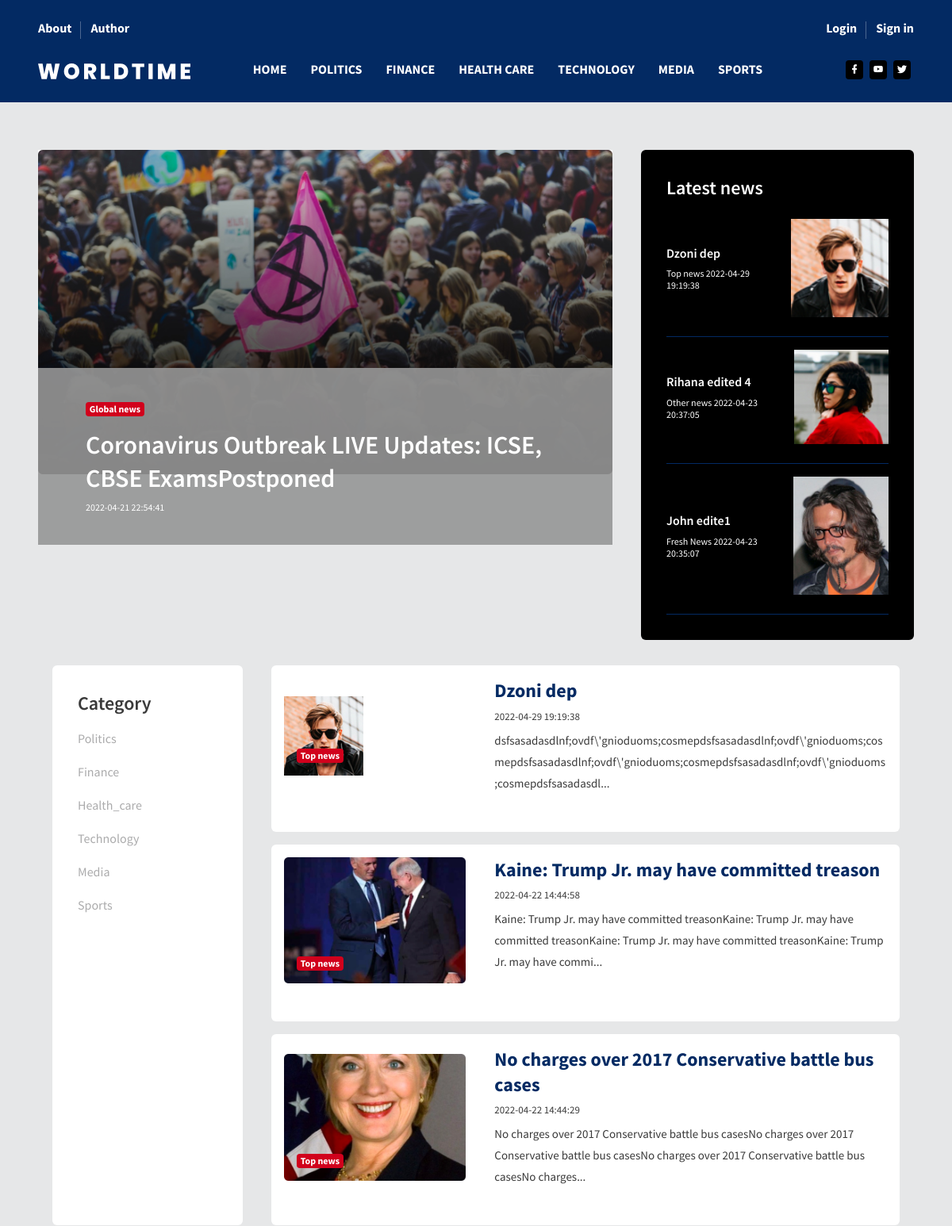
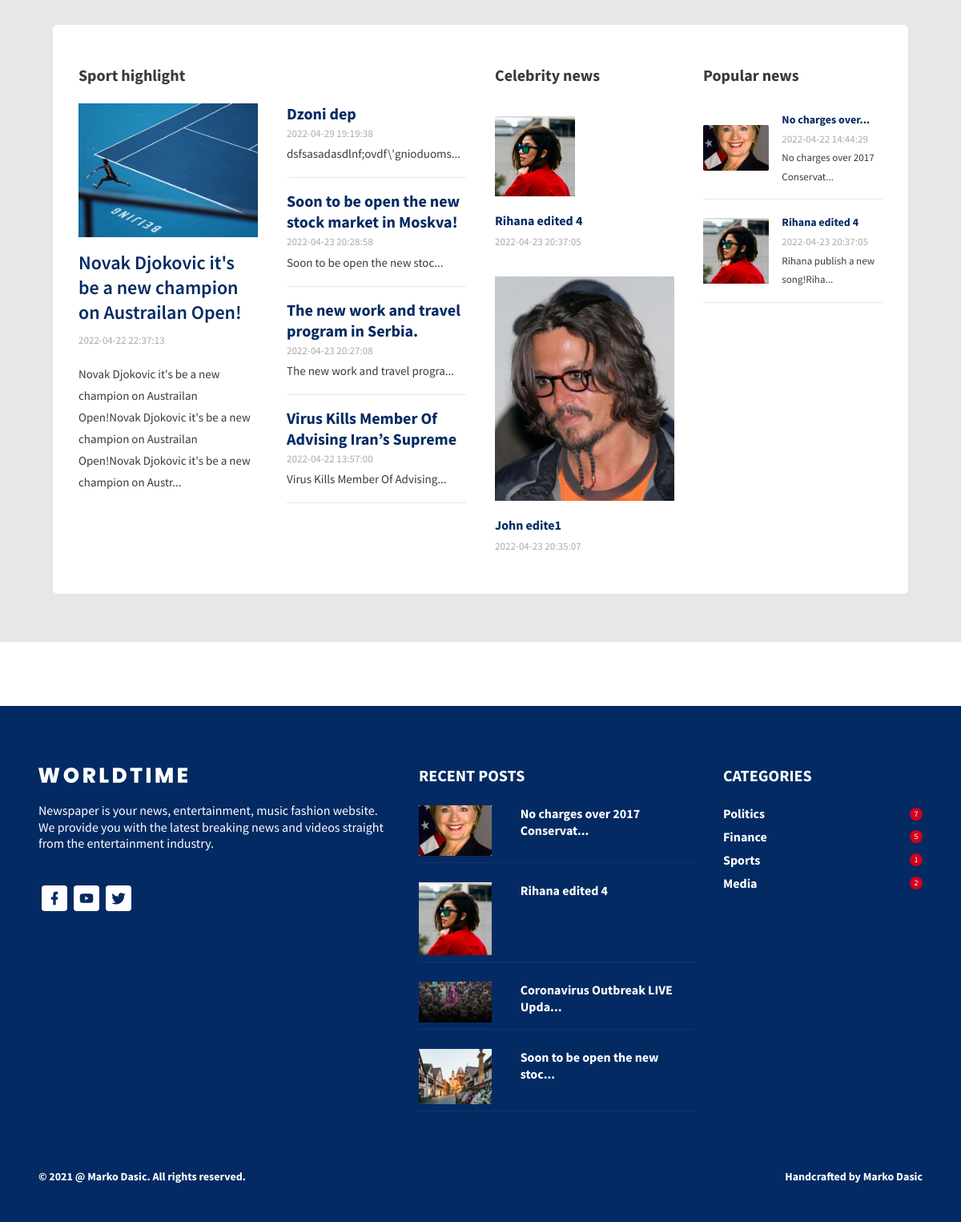
The page / on the database its author committed (2 pictures, top to bottom).
### tables this page shows
CREATE TABLE `category` (
  `id_category` int(255) NOT NULL,
  `name` varchar(255) NOT NULL
);

CREATE TABLE `vest` (
  `id_vest` int(255) NOT NULL,
  `title` varchar(200) NOT NULL,
  `date` timestamp NOT NULL DEFAULT CURRENT_TIMESTAMP,
  `description` varchar(5000) NOT NULL,
  `ban` int(2) NOT NULL DEFAULT '0',
  `active` tinyint(1) NOT NULL DEFAULT '0',
  `id_author` int(255) NOT NULL,
  `id_image` int(255) NOT NULL,
  `id_category` int(255) NOT NULL,
  `id_vest_type` int(255) NOT NULL
);

CREATE TABLE `image` (
  `id_image` int(11) NOT NULL,
  `type` varchar(255) NOT NULL,
  `path` varchar(255) NOT NULL,
  `size` int(255) NOT NULL,
  `alt` varchar(255) NOT NULL
);

CREATE TABLE `vest_type` (
  `id_vest_type` int(255) NOT NULL,
  `name` varchar(255) NOT NULL
);

CREATE TABLE `user_like` (
  `id_user_like` int(255) NOT NULL,
  `id_user` int(255) NOT NULL,
  `id_vest` int(255) NOT NULL,
  `is_liked` tinyint(1) NOT NULL DEFAULT '1'
);

### view/pages/home/diverse.php (the view, shortened to what the rows shown need)
<?php
$one_sport_news = GetNewNewsForCategory("Sport",1);
$finance_news = GetNewNewsForCategory("Finance",4);
$selebrity_news = GetNewNewsForCategory("Media",2);
$popular_news = GetMostLikesNews(2);
?>
<div class="row container mx-auto" data-aos="fade-up">
              <div class="col-sm-12">
                <div class="card">
                  <div class="card-body">
                    <div class="row">
                      <div class="col-xl-6 mt-3">
                        <div class="card-title">
                          Sport highlight
                        </div>
                        <div class="row">
                          <div class="col-xl-6 col-lg-8 col-sm-6">
                            <div class="rotate-img">
                              <a href="#"><img
                                src="<?=$one_sport_news->path?>"
                                alt="<?=$one_sport_news->alt?>"
                                class="img-fluid"
                              /></a>
                            </div>
                            <h2 class="mt-3 text-primary mb-2">
                              <a class="link-blue" href="#"><?=$one_sport_news->title?></a>
                            </h2>
                            <p class="fs-13 mb-1 text-muted">
                              <span class="mr-2"><?=$one_sport_news->date?></span>
                            </p>
                            <p class="my-3 fs-15">
                            <?php if (strlen($one_sport_news->description) > 160) {
                                echo substr($one_sport_news->description, 0, 160) . '...';
                            } else {
                                echo $one_sport_news->description;
                            }?>
                            </p>
                          </div>
                          <div class="col-xl-6 col-lg-4 col-sm-6">
                            <?php foreach($finance_news as $el):?>
                            <div class="border-bottom pb-3 mb-3">
                              <h3 class="font-weight-600 mb-0">
                               <a href="#" class="link-blue"> <?= $el->title?></a>
                              </h3>
                              <p class="fs-13 text-muted mb-0">
                                <span class="mr-2"><?=$el->date?></span>
                              </p>
                              <p class="mb-0">
                              <?php if (strlen($el->description) > 30) {
                                    echo substr($el->description, 0, 30) . '...';
                                    } else {
                                    echo $el->description;
                                    }
                                ?>
                              </p>
                            </div>
                            <?php endforeach?>
                          </div>
                        </div>
                      </div>
                      <div class="col-xl-6 mt-3">
                        <div class="row">
                          <div class="col-sm-6">
                            <div class="card-title">
                              Celebrity news
                            </div>
                            <?php foreach($selebrity_news as $el):?>
                            <div class="pt-3 pb-3">
                              <div class="rotate-img">
                                <a href="index.php?pages=vest&id=<?= $el->id_vest?>"><img
                                  src="<?=$el->path?>"
                                  alt="<?=$el->alt?>"
                                  class="img-fluid"
                                /></a>
                              </div>
                              <p class="fs-16 font-weight-600 mb-0 mt-3">
                                <a href="index.php?pages=vest&id=<?= $el->id_vest?>" class="link-blue"><?=$el->title?></a>
                              </p>
                              <p class="fs-13 text-muted mb-0">
                                <span class="mr-2"><?=$el->date?></span>
                              </p>
                            </div>
                            <?php endforeach?>
                          </div>
                          <div class="col-sm-6">
                            <div class="card-title">
                              Popular news
                            </div>
                            <?php foreach($popular_news as $el):?>
                            <div class="row py-2">
                              <div class="col-sm-12">
                                <div class="border-bottom pb-3">
                                  <div class="row">
                                    <div class="col-sm-5 pr-2 d-flex align-items-center">
                                      <div class="rotate-img">
                                        <a href = "index.php?pages=vest&id=<?= $el->id_vest?>"><img
                                          src="<?=$el->path?>"
                                          alt="<?=$el->alt?>"
                                          class="img-fluid w-100"
                                        /></a>
                                      </div>
                                    </div>
                                    <div class="col-sm-7 pl-2">
                                      <p class="fs-14 font-weight-600 mb-0">
                                        <a class="link-blue" href="index.php?pages=vest&id=<?= $el->id_vest?>">
                                        <?php if (strlen($el->title) > 15) {
                                                echo substr($el->title, 0, 15) . '...';
                                            } else {
                                                echo $el->title;
                                            }
                                        ?>
                                        </a>
                                      </p>
                                      <p class="fs-13 text-muted mb-0">
                                        <span class="mr-2"><?=$el->date?> </span>
                                      </p>
                                      <p class="mb-0 fs-13">
                                      <?php if (strlen($el->description) > 30) {
                                                echo substr($el->description, 0, 30) . '...';
                                            } else {
                                                echo $el->description;
                                            }
                                        ?>
                                      </p>
                                    </div>
                                  </div>
                                </div>
                              </div>
                            </div>
                            <?php endforeach?>
                          </div>
                        </div>
                    </div>
                  </div>
                </div>
              </div>
            </div>
            </div>
        </div>

### view/fixed/nav.php (shortened to what the rows shown need)
<?php
  include "models/config.php";
  include "models/functions.php";
  $nav = GetCategory();
?>
<header id="header">
          <div class="container">
            <nav class="navbar navbar-expand-lg navbar-light">
              <div class="navbar-bottom">
                <div class="d-flex justify-content-between align-items-center">
                  <div>
                    <div
                      class="navbar-collapse justify-content-center collapse"
                      id="navbarSupportedContent"
                    >
                      <ul
                        class="navbar-nav d-lg-flex justify-content-between align-items-center" id="header-nav"
                      >
                        <?php foreach($nav as $el):?>
                        <li class="nav-item">
                          <a class="nav-link" href="index.php?pages=category&name=<?=$el->name?>"><?php echo $el->name == "Health_care" ? "Health Care": $el->name?></a>
                        </li>
                        <?php endforeach?>
                      </ul>
                    </div>
                  </div>
                </div>
              </div>
            </nav>
          </div>
        </header>

### view/pages/home/global-new.php (shortened to what the rows shown need)
<?php
    $news = GetNewGlobalNews();
?>
<div class="content-wrapper">
          <div class="container">
            <div class="row" data-aos="fade-up">
              <div class="col-xl-8 stretch-card grid-margin">
                <div class="position-relative">
                  <a href="index.php?pages=vest&id=<?= $news->id_vest?>"><img
                    src="<?=$news->path?>"
                    alt="<?=$news->alt?>"
                    class="img-fluid"
                  /></a>
                  <div class="banner-content" id="banner">
                    <div class="badge badge-danger fs-12 font-weight-bold mb-3 color-black">
                      <?=$news->name?>
                    </div>
                    <h1 class="mb-2">
                     <a class="link color-black" href="index.php?pages=vest&id=<?= $news->id_vest?>"> <?=$news->title?></a>
                    </h1>
                    <div class="fs-12">
                      <span class="mr-2"><span class="color-black"><?=$news->date ?></span>
                    </div>
                  </div>
                </div>
              </div>

### view/pages/home/lastest-new.php (shortened to what the rows shown need)
<?php
$new_news = GetNewNews(3);
?>
<div id="lastest-news" class="col-xl-4 stretch-card grid-margin">
                <div class="card bg-dark text-white">
                  <div class="card-body">
                    <h2>Latest news</h2>
                    <?php foreach($new_news as $el):?>
                        <div
                        class="d-flex border-bottom-blue pt-3 pb-4 align-items-center justify-content-between"
                        >
                        <div class="pr-3">
                        <h5><a class="link" href="index.php?pages=vest&id=<?= $el->id_vest?>"><?=$el->title?></h5>
                            <div class="fs-12">
                            <span class="mr-2"> <span><?= $el->name?> </span> <?=$el->date?></span>
                            </div>
                        </div>
                        <div class="rotate-img">
                            <a href="index.php?pages=vest&id=<?= $el->id_vest?>"><img
                            src="<?=$el->path?>"
                            alt="<?=$el->alt?>"
                            class="img-fluid img-lg"
                            /></a>
                        </div>
                        </div>
                    <?php endforeach?>
                  </div>
                </div>
</div>

### view/pages/home/category.php
<?php
    $category = GetCategory();
?>
<div class="row container mx-auto" data-aos="fade-up">
              <div class="col-lg-3 stretch-card grid-margin">
                <div class="card">
                  <div class="card-body">
                    <h2>Category</h2>
                    <ul class="vertical-menu">
                    <?php foreach($category as $el):?>
                        <li><a href="index.php?pages=category&name=<?= $el->name?>"><?=$el->name?></a></li>
                    <?php endforeach?>
                    </ul>
                  </div>
                </div>
              </div>

### view/pages/home/top-news.php (shortened to what the rows shown need)
<?php
    $top_news = GetTopNews();
?>
<div class="col-lg-9 stretch-card grid-margin d-block">
            <?php
                $i=0;
                foreach($top_news as $el):?>
                <?php if($i==0) echo "<div class='card'>";
                        else echo "<div class='card mt-3'>";
                        $i++;
                ?>
                  <div class="card-body p-3">
                    <div class="row">
                      <div class="col-sm-4 grid-margin d-flex align-items-center">
                        <div class="position-relative">
                          <div class="rotate-img">
                            <a href="index.php?pages=vest&id=<?= $el->id_vest?>"><img
                              src="<?=$el->path?>"
                              alt="<?=$el->alt?>"
                              class="img-fluid"
                            /></a>
                          </div>
                          <div class="badge-positioned">
                            <span class="badge badge-danger font-weight-bold"
                              ><?=$el->name?></span
                            >
                          </div>
                        </div>
                      </div>
                      <div class="col-sm-8  grid-margin">
                        <h2 class="mb-2 font-weight-600">
                         <a class="link-blue" href="index.php?pages=vest&id=<?= $el->id_vest?>"><?=$el->title?></a>
                        </h2>
                        <div class="fs-13 mb-2">
                          <span class="mr-2"><?=$el->date?> </span>
                        </div>
                        <p class="mb-0">
                        <?php if (strlen($el->description) > 160) {
                                echo substr($el->description, 0, 160) . '...';
                            } else {
                                echo $el->description;
                            }?>
                        </p>
                      </div>
                    </div>
                    </div>
                  </div>
            <?php endforeach?>
                </div>
              </div>
            </div>
            </div>

### view/fixed/footer.php (shortened to what the rows shown need)
<?php
  $popular = GetMostLikesNews(4);
?>
<br/>
<br/>
<br/>
<br/>
<footer>
<div class="footer-top">
            <div class="container-lg">
              <div class="row">
                <div class="col-sm-4">
                  <?php foreach($popular as $el):?>
                  <div class="row mt-4">
                    <div class="col-sm-12">
                      <div class="footer-border-bottom pb-2">
                        <div class="row">
                          <div class="col-md-4 col-12">
                            <a href="index.php?pages=vest&id=<?=$el->id_vest?>" > <img
                              src="<?=$el->path?>"
                              alt="<?=$el->alt?>"
                              class="img-fluid"
                            /></a>
                          </div>
                          <div class="col-md-8 col-12">
                            <h5 class="font-weight-600">
                              <a href="index.php?pages=vest&id=<?=$el->id_vest?> " class="link">
                              <?php if (strlen($el->title) > 30) {
                                                echo substr($el->title, 0, 30) . '...';
                                            } else {
                                                echo $el->title;
                                            }
                               ?>
                            </a>
                            </h5>
                          </div>
                        </div>
                      </div>
                    </div>
                  </div>
                  <?php endforeach?>
                </div>
              </div>
            </div>
          </div>
</footer>
</html>

### rows shown on the page
category: name "POLITICS", name "Politics"
category: name "FINANCE", name "Finance"
category: shows "HEALTH CARE", name "Health_care"
category: name "TECHNOLOGY", name "Technology"
category: name "MEDIA", name "Media"
category: name "SPORTS", name "Sports"
vest: id_image.path (picture), id_vest_type.name "Global news", title "Coronavirus Outbreak LIVE Updates: ICSE, CBSE ExamsPostponed", date "2022-04-21 22:54:41"
vest: title "Dzoni dep", id_vest_type.name "Top news", date "2022-04-29 19:19:38", id_image.path (picture), description "dsfsasadasdlnf;ovdf\\'gnioduoms;cosmepdsfsasadasdlnf;ovdf\\'gnioduoms;cosmepdsfsasadasdlnf;ovdf\\'gnioduoms;cosmepdsfsasadasdlnf;ovdf\\'gnioduoms;cosmepdsfsasadasdl", description "dsfsasadasdlnf;ovdf\\'gnioduoms"
vest: title "Rihana edited 4", id_vest_type.name "Other news", date "2022-04-23 20:37:05", id_image.path (picture)
vest: title "John edite1", id_vest_type.name "Fresh News", date "2022-04-23 20:35:07", id_image.path (picture)
vest: id_image.path (picture), id_vest_type.name "Top news", title "Kaine: Trump Jr. may have committed treason", date "2022-04-22 14:44:58", description "Kaine: Trump Jr. may have committed treasonKaine: Trump Jr. may have committed treasonKaine: Trump Jr. may have committed treasonKaine: Trump Jr. may have commi"
vest: id_image.path (picture), id_vest_type.name "Top news", title "No charges over 2017 Conservative battle bus cases", date "2022-04-22 14:44:29", description "No charges over 2017 Conservative battle bus casesNo charges over 2017 Conservative battle bus casesNo charges over 2017 Conservative battle bus casesNo charges"
vest: id_image.path (picture), title "Novak Djokovic it's be a new champion on Austrailan Open!", date "2022-04-22 22:37:13", description "Novak Djokovic it's be a new champion on Austrailan Open!Novak Djokovic it's be a new champion on Austrailan Open!Novak Djokovic it's be a new champion on Austr"
vest: title "Soon to be open the new stock market in Moskva!", date "2022-04-23 20:28:58", description "Soon to be open the new stoc"
vest: title "The new work and travel program in Serbia.", date "2022-04-23 20:27:08", description "The new work and travel progra"
vest: title "Virus Kills Member Of Advising Iran’s Supreme", date "2022-04-22 13:57:00", description "Virus Kills Member Of Advising"
user_like: image.path (picture), id_vest.title "No charges over", id_vest.date "2022-04-22 14:44:29", id_vest.description "No charges over 2017 Conservat", id_vest.title "No charges over 2017 Conservat"
user_like: image.path (picture), id_vest.title "Rihana edited 4", id_vest.date "2022-04-23 20:37:05", id_vest.description "Rihana publish a new song!Riha"
user_like: image.path (picture), id_vest.title "Coronavirus Outbreak LIVE Upda"
user_like: image.path (picture), id_vest.title "Soon to be open the new stoc"

### other values the page prints
$el->name "Politics"
$el->number "7"
$el->name "Finance"
$el->number "5"
$el->name "Sports"
$el->number "1"
$el->name "Media"
$el->number "2"
